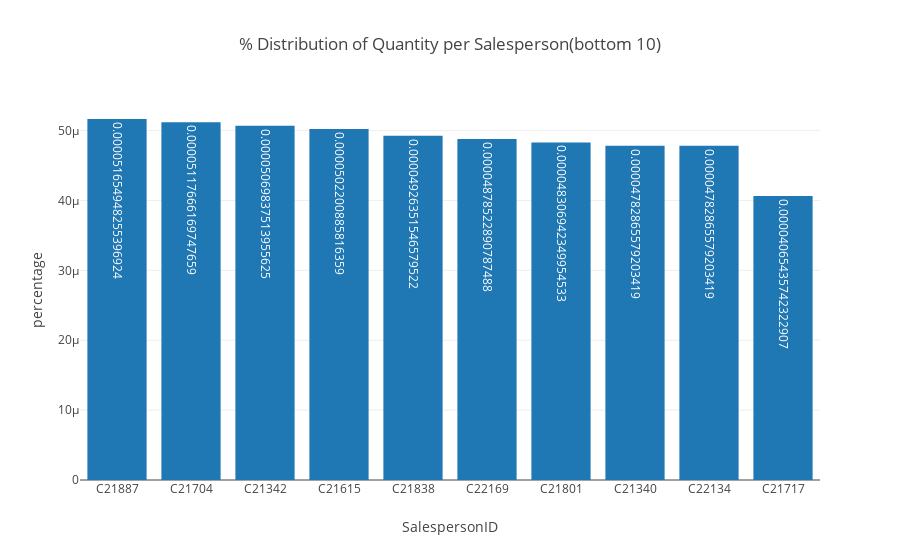

The notebook cell this image was saved under:
### Code cell
plot_data = [go.Bar(
                x= last_ten_quantity_by_SalesPersonID.index,
                y= (last_ten_quantity_by_SalesPersonID['Quantity']/summation_of_total_Quantity)*100,
                text = (last_ten_quantity_by_SalesPersonID['Quantity']/summation_of_total_Quantity)*100,
                textposition = 'auto',
                
    )
]
    

layout = go.Layout(
        autosize=True,
        title = "% Distribution of Quantity per Salesperson(bottom 10)",
        xaxis=dict(title="SalespersonID"),
        yaxis=dict(title="percentage")
    )

fig = go.Figure(data=plot_data, layout=layout)

# IPython notebook
iplot(fig)

### Figure 1 — Plotly figure (JSON) as saved in the notebook; plotly's stock layout.template omitted (floating-point values rounded to 4 significant figures)
{"data": [{"text": [5.165e-05, 5.118e-05, 5.07e-05, 5.022e-05, 4.926e-05, 4.879e-05, 4.831e-05, 4.783e-05, 4.783e-05, 4.065e-05], "textposition": "auto", "type": "bar", "uid": "9ef92c40-2fb7-45e6-8a13-0f6989a9afe9", "x": ["C21887", "C21704", "C21342", "C21615", "C21838", "C22169", "C21801", "C21340", "C22134", "C21717"], "y": [5.165e-05, 5.118e-05, 5.07e-05, 5.022e-05, 4.926e-05, 4.879e-05, 4.831e-05, 4.783e-05, 4.783e-05, 4.065e-05]}], "layout": {"autosize": true, "title": {"text": "% Distribution of Quantity per Salesperson(bottom 10)"}, "xaxis": {"title": {"text": "SalespersonID"}}, "yaxis": {"title": {"text": "percentage"}}}}
